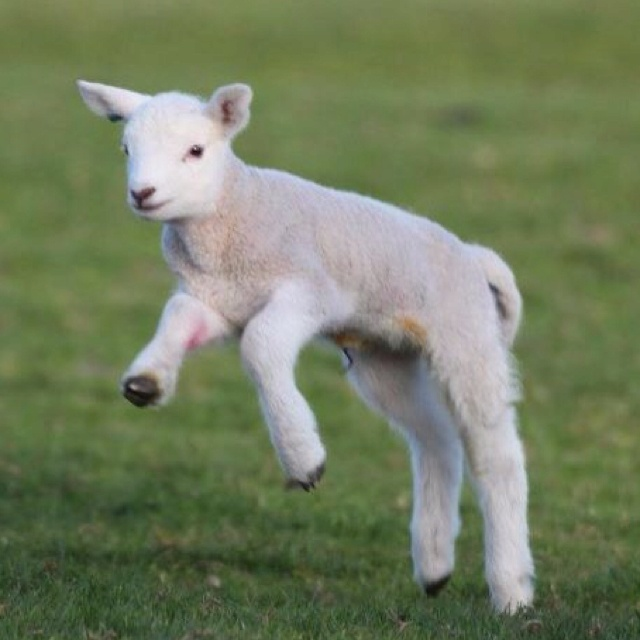
#> input picture praktikumpencit15/lamb.jpg, 640 x 640 px
$ python 'Praktikum 15 - Ekstraksi Fitur (Warna).py'
#> lines starting #> are read from the running program, lines starting #| are printed output that depends on the picture
import numpy as np
import imageio
import matplotlib.pyplot as plt

img = imageio.imread("lamb.jpg")
#> img is the input picture: shape (640, 640, 3); mean R, G, B 115, 126.1, 95.4

hgr = np.zeros((256))
hgg = np.zeros((256))
hgb = np.zeros((256))
hgrgb = np.zeros((768), dtype=np.int32)

def makeItZero():
    for x in range(0, 256):
        hgr[x] = 0
        hgg[x] = 0
        hgb[x] = 0

    for x in range(0, 768):
        hgrgb[x] = 0

makeItZero()

temp = [0]
for y in range(0, img.shape[0]):
    for x in range(0, img.shape[1]):
        red = int(img[y][x][0])
        green = int(img[y][x][1])
        blue = int(img[y][x][2])
        red = red + 0
        green = green + 256
        blue = blue + 512
        hgrgb[red] += 1
        hgrgb[green] += 1
        hgrgb[blue] += 1
#> after the loop, hgrgb = 768 values, max 15081 at index 380, min 0 at index 0, mean 1600

binsrgb = np.linspace(0, 768, 100)

binsr = np.linspace(0, 0, 100)
plt.hist(hgr, binsr, color = "red", alpha=0.5)
binsg = np.linspace(0, 256, 100)
plt.hist(hgr, binsg, color = "green", alpha=0.5)
binsb = np.linspace(0, 768, 100)
plt.hist(hgr, binsb, color = "blue", alpha=0.5)
plt.plot(hgrgb)
plt.title("Histogram Red Green Blue")
plt.show()
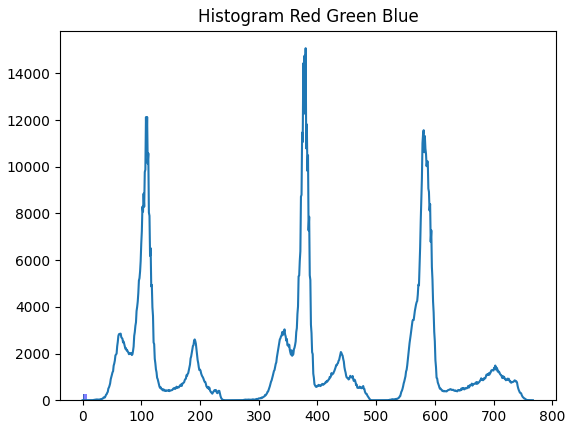
#> figure drawn by matplotlib, 1 panel; tallest bar 256 high, from x = 0 to 0; tallest bar 256 high, from x = 2.22e-16 to 2.59; tallest bar 256 high, from x = 0 to 7.76; curve peaks at x = 380, y = 15081

makeItZero()
for y in range(0, img.shape[0]):
    for x in range(0, img.shape[1]):
        red = img[y][x][0]
        green = img[y][x][1]
        blue = img[y][x][2]
        hgr[red] += 1
        hgg[green] += 1
        hgb[blue] += 1
#> after the loop, hgb = 256 values, max 11567 at index 69, min 0 at index 0, mean 1600; hgg = 256 values, max 15081 at index 124, min 0 at index 0, mean 1600; hgr = 256 values, max 12133 at index 110, min 0 at index 0, mean 1600

def plot_result(red, green, blue):
    bins = np.linspace(0, 256, 128)
    fig, (ax1, ax2, ax3) = plt.subplots(1, 3, sharey=True)

    for ax in [ax1, ax2, ax3]:
        ax.spines["top"].set_visible(False)
        ax.spines["right"].set_visible(False)
        ax.spines["left"].set_visible(False)
        ax.spines["bottom"].set_visible(False)
        ax.grid(color='b', linestyle='--', linewidth=0.5, alpha=0.3)
        ax.tick_params(direction='out', color='b', width='1')

    ax1.set_title('Red')
    ax2.set_title('Green')
    ax3.set_title('Blue')
    ax1.hist(red, bins, color="red", alpha=1)
    ax2.hist(green, bins, color="green", alpha=1)
    ax3.hist(blue, bins, color="blue", alpha=1)
plt.rcParams['figure.figsize'] = [20, 7]
plot_result(hgr, hgg, hgb)
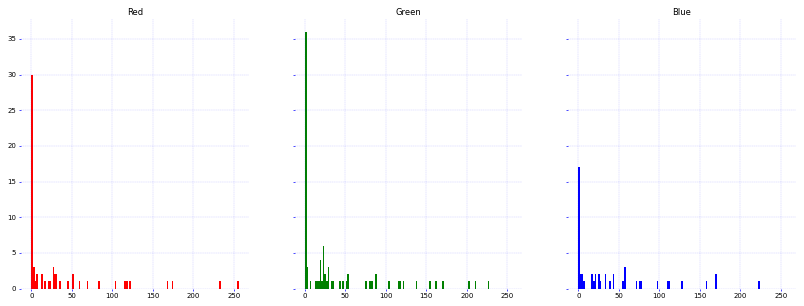
#> figure drawn by matplotlib, 3 panels; panel 1: tallest bar 30 high, from x = 0 to 2.02
